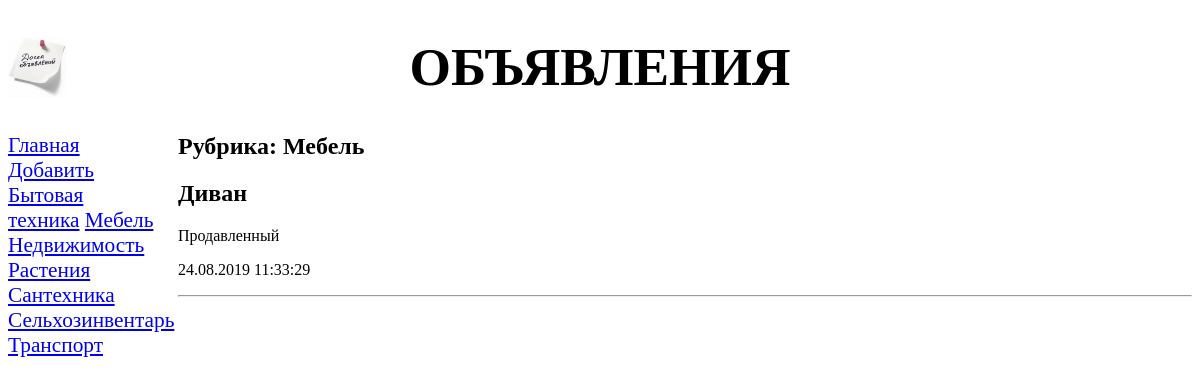
The page /bboard/5/ on the database its author committed.
### bboard/models.py (models this page shows, shortened)
class Rubric(models.Model):
    name = models.CharField(max_length=20, db_index=True,
                            verbose_name='Название')
    def get_absolute_url(self):
        return "/bboard/%s" % self.pk
    class Meta:
        verbose_name_plural = 'Рубрики'
        verbose_name = 'Рубрика'
        ordering = ['name']

class Bb(models.Model):
    title = models.CharField(max_length=50, verbose_name='Товар')
    content = models.TextField(null=True, blank=True, verbose_name='Описание')
    price = models.FloatField(null=True, blank=True, verbose_name='Цена')
    published = models.DateTimeField(auto_now_add=True, db_index=True, verbose_name='Опубликовано')
    rubric = models.ForeignKey('Rubric', null=True, on_delete=models.PROTECT, verbose_name='Рубрика')
    class Meta:
        verbose_name_plural = 'Объявления'
        verbose_name = 'Объявление'
        ordering = ['-published']

### bboard/views.py (the view)
# urls.py: path('<int:rubric_id>/', by_rubric, name='by_rubric'),
def by_rubric(request, rubric_id):
    bbs = Bb.objects.filter(rubric=rubric_id)
    rubrics = Rubric.objects.all()
    current_rubric = Rubric.objects.get(pk=rubric_id)
    context = {'bbs': bbs, 'rubrics': rubrics, 'current_rubric': current_rubric}
    return render(request, 'bboard/by_rubric.html', context)

### bboard/templates/bboard/by_rubric.html (shortened to what this page needs)
{% extends "layout/basic.html" %}
    {% block content %}
        <h2>Рубрика: {{ current_rubric.name }}</h2>
        {% for bb in bbs %}
        <div>
            <h2>{{ bb.title }}</h2>
            <p>{{ bb.content }}</p>
            <p>{{ bb.published|date:"d.m.Y H:i:s" }}</p>
            <hr>
        </div>
        {% endfor %}
    {% endblock %}

### bboard/templates/layout/basic.html (shortened to what this page needs)
{% load static %}
<!DOCTYPE html>
<html>
    <head>
        <link rel="stylesheet" type="text/css" href="{% static 'bboard/style.css' %}">
    </head>
    <body>
        <header>
            <h1>Объявления</h1>
        </header>
        <nav>
            <a href="{% url 'index' %}">Главная</a>
            <a href="{% url 'add' %}">Добавить</a>
            {% for rubric in rubrics %}
            <a href="{{ rubric.get_absolute_url }}">{{ rubric.name }}</a>
            {% endfor %}
        </nav>
        <section>
            {% block content %}
            {% endblock %}
        </section>
    </body>
</html>

### bboard/static/bboard/style.css (style rules this page uses)
header h1 { font-size: 40pt; text-transform: uppercase; text-align: center; background: url("bg.jpg") left / auto 100% no-repeat; }
nav { font-size: 16pt; width: 150px; float: left; }
nav a { display: block: matgin: 10px 0px; }
section { margin-left: 170px; }

### rows shown on the page
Rubric: name "Бытовая техника"
Rubric: name "Мебель"
Rubric: name "Недвижимость"
Rubric: name "Растения"
Rubric: name "Сантехника"
Rubric: name "Сельхозинвентарь"
Rubric: name "Транспорт"
Bb: title "Диван", content "Продавленный", published "24.08.2019 11:33:29"
